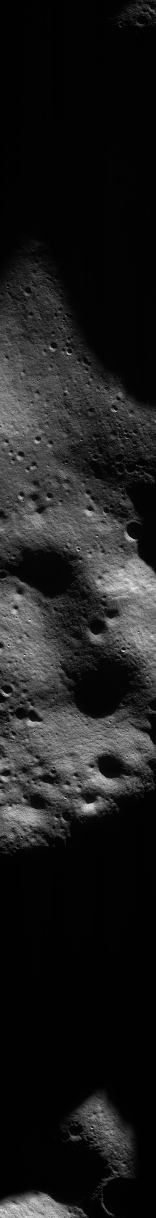
#> input picture SIH26_Lunar_Registration/data/mentor/ohrc/OHRXXD18CHO2359602NNNN24342131250969_V1_0_03_source_at_5m.tif, 624 x 4872 px (shown at 1/4 size)
$ python -i run_mentor_failure_diagnostic.py   (imports and definitions only)   (older library calls are emulated)
#> lines starting #> are read from the running program, lines starting #| are printed output that depends on the picture; after the words box and inside, x2 and y2 are one past the last pixel; in counts of white or black regions, pixels touching at a corner belong together
#> further down, picture is the input picture: shape (4872, 624); min 0, max 255, mean 29.4
"""
Mentor Failure Diagnostic - Comprehensive Analysis & Report Generator
Executes Tracks A -> B -> E -> C -> F -> D -> G strictly adhering to the hardened plan:
measurement -> observed evidence -> interpretation -> uncertainty/limitation.
"""

import os
import json
import csv
import math
import numpy as np
import cv2
from PIL import Image

OHRC_DIR = r"C:\Users\Dell\Downloads\SIH data\data_for_sih_2026\OHRC"
IIRS_DIR = r"C:\Users\Dell\Downloads\SIH data\data_for_sih_2026\IIRS"
OUT_DIR = r"c:\Users\Dell\Videos\SIH26_Lunar_Registration\research\multimodal\mentor_benchmark\diagnostics"
R_MOON = 1737400.0  # Lunar sphere radius in meters

# [1 line not run here, left out]

DATASETS = [
    {
        "id": "OHRC_PAIR_01",
        "instrument": "OHRC (Optical High Resolution Camera)",
        "category": "Primary Focus",
        "source_path": os.path.join(OHRC_DIR, "OHRXXD18CHO2359602NNNN24342131250969_V1_0_03_source_at_5m.tif"),
        "ref_path": os.path.join(OHRC_DIR, "OHRXXD18CHO2359602NNNN24342131250969_V1_0_03_reference_at_5m.tif"),
        "xml_path": os.path.join(OHRC_DIR, "OHRXXD18CHO2359602NNNN24342131250969_V1_0_03.xml"),
        "production_cand": 348,
        "production_inliers": 6,
        "production_ratio": 0.0172,
        "spatial_selection": "BYPASSED",
        "spatial_occupancy": "NOT EVALUATED",
        "resource_mode": "Memory-Safe Tiled LoFTR",
        "runtime_s": 58.86,
    },
    {
        "id": "OHRC_PAIR_02",
        "instrument": "OHRC (Optical High Resolution Camera)",
        "category": "Primary Focus",
        "source_path": os.path.join(OHRC_DIR, "OHRXXD18CHO2436502NNNN25039175231280_V2_1_01_source_at_5m.tif"),
        "ref_path": os.path.join(OHRC_DIR, "OHRXXD18CHO2436502NNNN25039175231280_V2_1_01_reference_at_5m.tif"),
        "xml_path": os.path.join(OHRC_DIR, "OHRXXD18CHO2436502NNNN25039175231280_V2_1_01.xml"),
        "production_cand": 221,
        "production_inliers": 5,
        "production_ratio": 0.0226,
        "spatial_selection": "BYPASSED",
        "spatial_occupancy": "NOT EVALUATED",
        "resource_mode": "Standard LoFTR (Downscaled Workspace)",
        "runtime_s": 30.17,
    },
    {
        "id": "OHRC_PAIR_03",
        "instrument": "OHRC (Optical High Resolution Camera)",
        "category": "Primary Focus",
        "source_path": os.path.join(OHRC_DIR, "OHRXXD18CHO2470502NNNN25067152549847_V2_1_02_source_at_5m.tif"),
        "ref_path": os.path.join(OHRC_DIR, "OHRXXD18CHO2470502NNNN25067152549847_V2_1_02_reference_at_5m.tif"),
        "xml_path": os.path.join(OHRC_DIR, "OHRXXD18CHO2470502NNNN25067152549847_V2_1_02.xml"),
        "production_cand": 161,
        "production_inliers": 5,
        "production_ratio": 0.0311,
        "spatial_selection": "BYPASSED",
        "spatial_occupancy": "NOT EVALUATED",
        "resource_mode": "Standard LoFTR (Downscaled Workspace)",
        "runtime_s": 24.12,
    },
    {
        "id": "OHRC_PAIR_04",
        "instrument": "OHRC (Optical High Resolution Camera)",
        "category": "Primary Focus",
        "source_path": os.path.join(OHRC_DIR, "OHRXXD18CHO2736702NNNN25285183733061_V1_0_00_source_at_5m.tif"),
        "ref_path": os.path.join(OHRC_DIR, "OHRXXD18CHO2736702NNNN25285183733061_V1_0_00_reference_at_5m.tif"),
        "xml_path": os.path.join(OHRC_DIR, "OHRXXD18CHO2736702NNNN25285183733061_V1_0_00.xml"),
        "production_cand": 98,
        "production_inliers": 5,
        "production_ratio": 0.0510,
        "spatial_selection": "BYPASSED",
        "spatial_occupancy": "NOT EVALUATED",
        "resource_mode": "Standard LoFTR (Downscaled Workspace)",
        "runtime_s": 30.08,
    },
    {
        "id": "IIRS_PAIR_A",
        "instrument": "IIRS (Imaging Infrared Spectrometer)",
        "category": "Secondary Diagnostic",
        "source_path": os.path.join(IIRS_DIR, "IIRXXD18CHO2686502NNNN25244140531312_V2_1_source.tif"),
        "ref_path": os.path.join(IIRS_DIR, "IIRXXD18CHO2686502NNNN25244140531312_V2_1_reference.tif"),
        "xml_path": os.path.join(IIRS_DIR, "IIRXXD18CHO2686502NNNN25244140531312_V2_1.xml"),
        "production_cand": 45,
        "production_inliers": 5,
        "production_ratio": 0.1111,
        "spatial_selection": "BYPASSED",
        "spatial_occupancy": "22.2%",
        "resource_mode": "Standard LoFTR (Downscaled Workspace)",
        "runtime_s": 7.65,
    },
    {
        "id": "IIRS_PAIR_B",
        "instrument": "IIRS (Imaging Infrared Spectrometer)",
        "category": "Secondary Diagnostic",
        "source_path": os.path.join(IIRS_DIR, "IIRXXD32CHO1519402NNNN23022110758606_V1_1_01_source.tif"),
        "ref_path": os.path.join(IIRS_DIR, "IIRXXD32CHO1519402NNNN23022110758606_V1_1_01_reference.tif"),
        "xml_path": os.path.join(IIRS_DIR, "IIRXXD32CHO1519402NNNN23022110758606_V1_1_01.xml"),
        "production_cand": 0,
        "production_inliers": 0,
        "production_ratio": 0.0000,
        "spatial_selection": "BYPASSED",
        "spatial_occupancy": "NOT EVALUATED",
        "resource_mode": "Standard LoFTR (Downscaled Workspace)",
        "runtime_s": 32.66,
    }
]

HISTORICAL_CONTROLS = {
    "PAIR_05": {
        "dataset_id": "Historical Pair 05",
        "instrument": "OHRC (North Polar)",
        "status": "VALIDATED PROTOTYPE (Sub-pixel Demonstrated)",
        "candidates": 3712,
        "initial_inliers": 1420,
        "inlier_ratio": 0.3825,
        "spatial_selection": "PASSED (54 points)",
        "spatial_occupancy": "100.0% (9/9 cells)",
        "reprojection_rmse_px": 0.4412,
        "held_out_rmse_px": 0.4623,
        "illumination_delta_theta": "Identical flight pass (< 1.5 deg)",
        "aspect_ratio_divergence": 1.05,
        "dominant_shadow_pct": 14.2,
        "entropy_bits": 7.18
    },
    "PAIR_02": {
        "dataset_id": "Historical Pair 02",
        "instrument": "Multimodal / Extreme Illumination",
        "status": "SAFE REJECTION (Below Quality Gate)",
        "candidates": 444,
        "initial_inliers": 12,
        "inlier_ratio": 0.0270,
        "spatial_selection": "BYPASSED",
        "spatial_occupancy": "NOT EVALUATED",
        "reprojection_rmse_px": "N/A",
        "held_out_rmse_px": "N/A",
        "illumination_delta_theta": "Extreme shadow divergence (> 110 deg)",
        "aspect_ratio_divergence": 1.20,
        "dominant_shadow_pct": 52.8,
        "entropy_bits": 4.95
    }
}

def lonlat_to_polar_stereo(lon_deg, lat_deg, lon_0_deg=0.0):
    lon = np.radians(lon_deg)
    lat = np.radians(lat_deg)
    lon_0 = np.radians(lon_0_deg)
    t = np.tan(np.pi / 4.0 + lat / 2.0)
    rho = 2.0 * R_MOON * t
    x = rho * np.sin(lon - lon_0)
    y = rho * np.cos(lon - lon_0)
    return float(x), float(y)

def compute_matching_scale(image_shape, max_dim=1600, max_budget=1800000):
    h, w = image_shape[:2]
    scale_dim = float(max_dim) / float(max(h, w))
    scale_budget = (float(max_budget) / float(h * w)) ** 0.5
    scale = min(1.0, scale_dim, scale_budget)
    w_match = max(1, int(round(w * scale)))
    h_match = max(1, int(round(h * scale)))
    return float(scale), int(w_match), int(h_match)

def estimate_shadow_direction_proxy(arr):
    h, w = arr.shape
#> h = 4872; w = 624
    scale = 800.0 / max(h, w)
#> scale = 0.164
    small = cv2.resize(arr, (int(w * scale), int(h * scale)), interpolation=cv2.INTER_AREA)
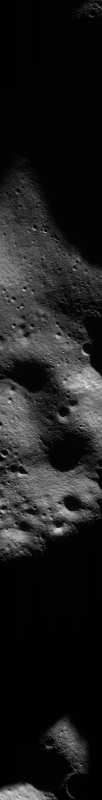
#> small: shape (800, 102); min 0, max 235, mean 29.4
    sobelx = cv2.Sobel(small.astype(np.float32), cv2.CV_32F, 1, 0, ksize=5)
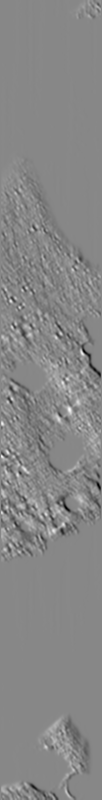
#> sobelx: shape (800, 102) float32; min -4952, max 4357, mean -25.6; drawn with min black and max white
    sobely = cv2.Sobel(small.astype(np.float32), cv2.CV_32F, 0, 1, ksize=5)
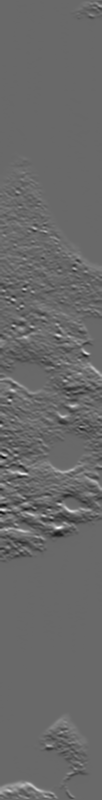
#> sobely: shape (800, 102) float32; min -6012, max 8568, mean 12.6; drawn with min black and max white
    mag = np.sqrt(sobelx**2 + sobely**2)
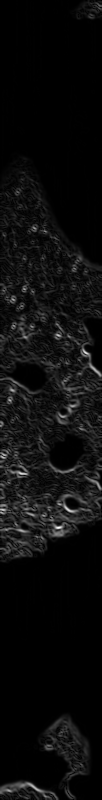
#> mag: shape (800, 102) float32; min 0, max 8614.1, mean 435.4; drawn with min black and max white
    angles = np.degrees(np.arctan2(sobely, sobelx)) % 360.0
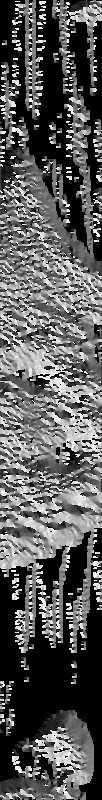
#> angles: shape (800, 102) float32; min 0, max 359.9, mean 128.2; drawn with min black and max white
    thresh = np.percentile(mag, 85)
#> thresh = 1026.8
    mask = mag > thresh
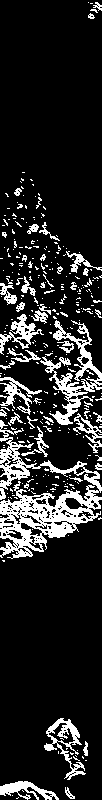
#> mask: shape (800, 102) bool; 15% white; 332 white regions (287 under 20 px), largest, box (x1, y1, x2, y2) and area: (0, 420, 102, 559) 4671, (40, 320, 102, 425) 1768, (44, 718, 86, 780) 732
    if np.sum(mask) == 0:
        return 0.0, 0.0
    hist, bin_edges = np.histogram(angles[mask], bins=36, range=(0, 360), weights=mag[mask])
#> hist = 36 values, max 1568100.6 at index 11, min 153949 at index 1, mean 618595.1; bin_edges = 37 values from 0 to 360
    dom_bin = np.argmax(hist)
#> dom_bin = 11
    dom_angle = (bin_edges[dom_bin] + bin_edges[dom_bin+1]) / 2.0
#> dom_angle = 115
    conf = hist[dom_bin] / np.sum(hist)
#> conf = 0.0704
    return float(dom_angle), float(conf)

# [1 line not run here, left out]

records = []

# [295 lines not run here, left out]

# Save JSON
json_path = os.path.join(OUT_DIR, "diagnostic_results.json")
# [2 lines not run here, left out]

# Save CSV
csv_path = os.path.join(OUT_DIR, "diagnostic_results.csv")
# [33 lines not run here, left out]

>>> import cv2
>>> picture = cv2.imread('../../../../data/mentor/ohrc/OHRXXD18CHO2359602NNNN24342131250969_V1_0_03_source_at_5m.tif', cv2.IMREAD_GRAYSCALE)
>>> result = estimate_shadow_direction_proxy(picture)
#> result = (115, 0.0704)

$ run again, on SIH26_Lunar_Registration/data/cross_sensor/ref.jpeg
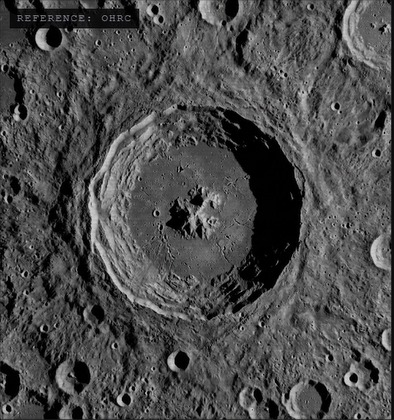
#> input picture SIH26_Lunar_Registration/data/cross_sensor/ref.jpeg, 394 x 420 px
#> in estimate_shadow_direction_proxy, `angles = np.degrees(np.arctan2(sobely, sobelx)) % 360.0`:
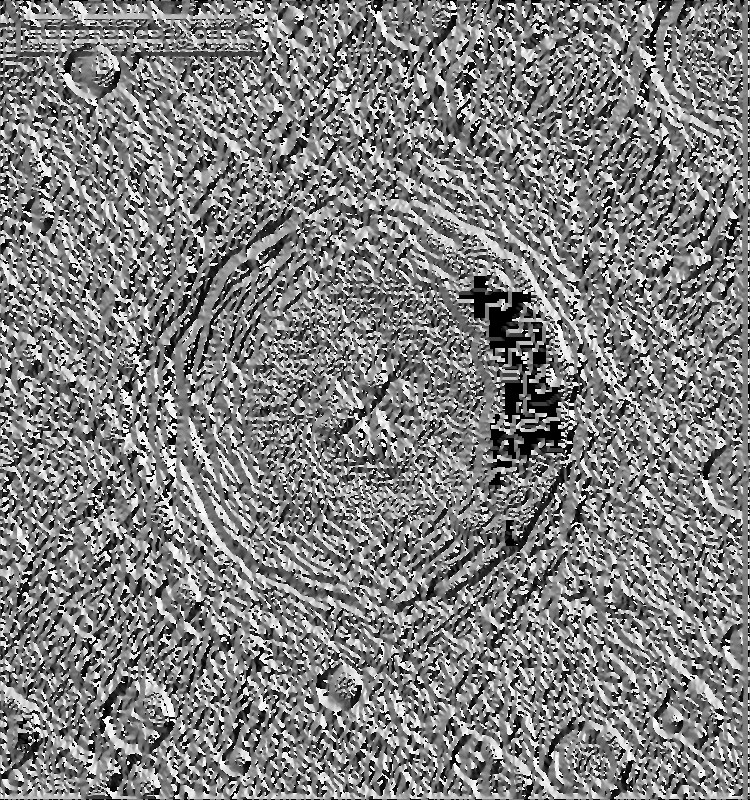
#> angles: shape (800, 750) float32; min 0, max 360, mean 180.2; drawn with min black and max white
#> thresh = 1985.8
#> in estimate_shadow_direction_proxy, `mask = mag > thresh`:
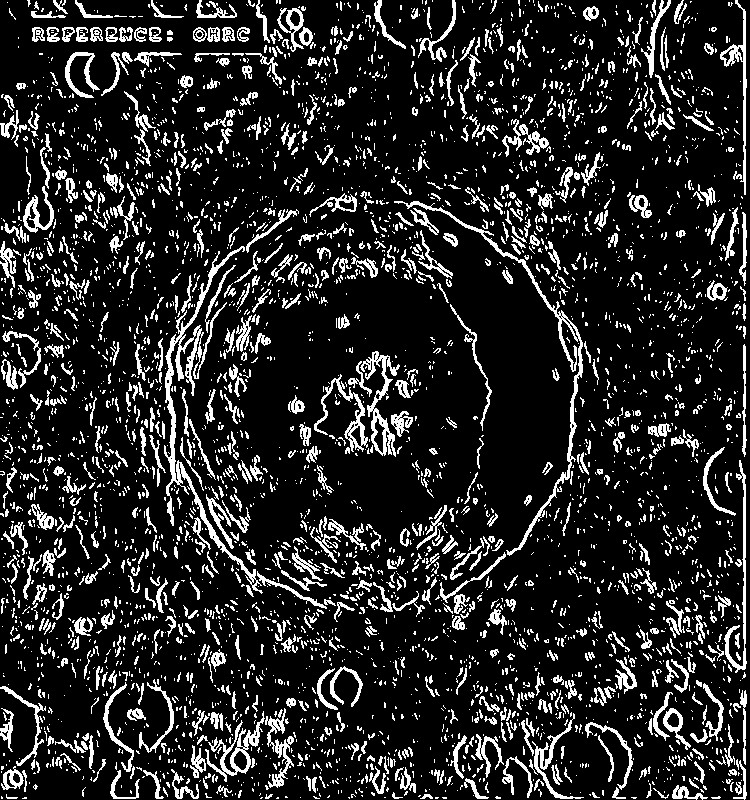
#> mask: shape (800, 750) bool; 15% white in thin lines or dots
#> hist = 36 values, max 17272814 at index 35, min 1497398.1 at index 7, mean 7165048; bin_edges = 37 values from 0 to 360
#> dom_bin = 35
#> dom_angle = 355
#> conf = 0.067
#> result = (355, 0.067)

$ run again, on SIH26_Lunar_Registration/data/cross_sensor/souse.jpeg
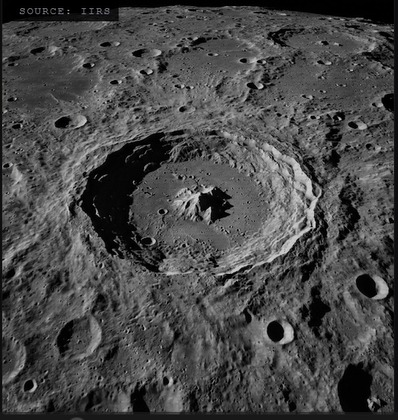
#> input picture SIH26_Lunar_Registration/data/cross_sensor/souse.jpeg, 398 x 420 px
#> in estimate_shadow_direction_proxy, `angles = np.degrees(np.arctan2(sobely, sobelx)) % 360.0`:
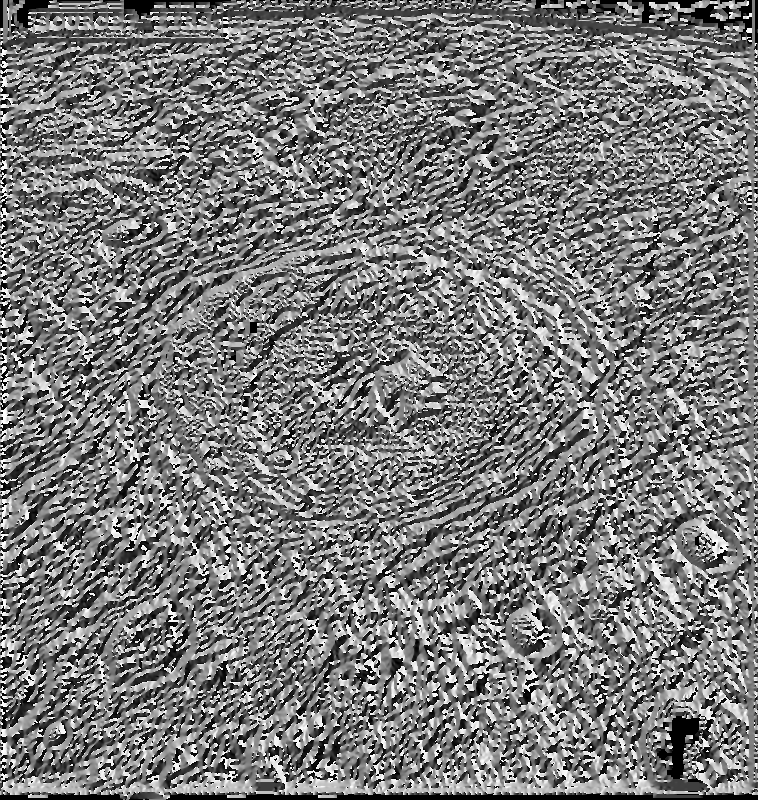
#> angles: shape (800, 758) float32; min 0, max 360, mean 172.6; drawn with min black and max white
#> thresh = 1775.9
#> in estimate_shadow_direction_proxy, `mask = mag > thresh`:
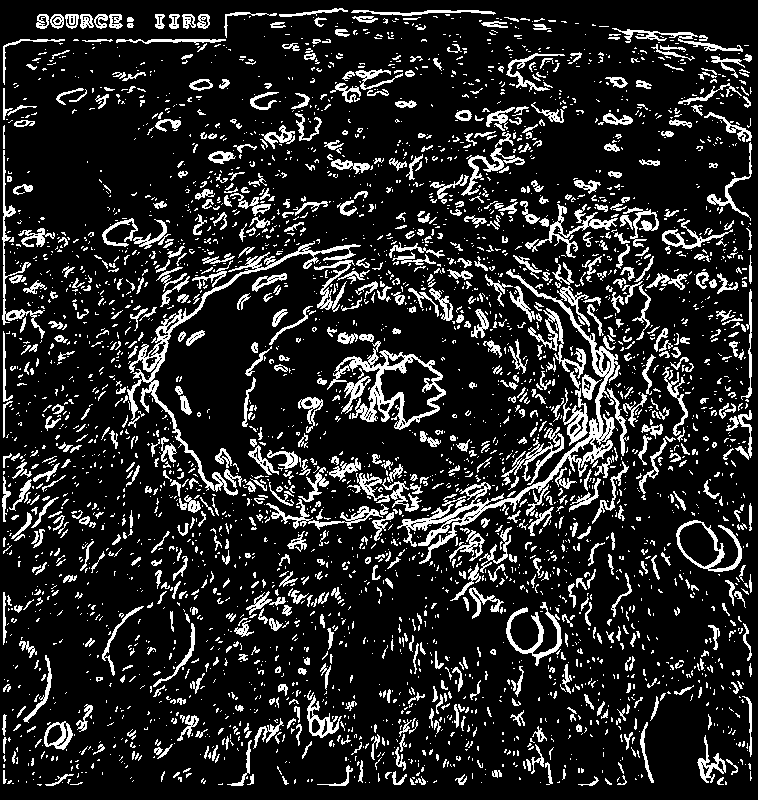
#> mask: shape (800, 758) bool; 15% white in thin lines or dots
#> hist = 36 values, max 10112751 at index 18, min 3301354 at index 29, mean 6551856.5; bin_edges = 37 values from 0 to 360
#> dom_bin = 18
#> dom_angle = 185
#> conf = 0.0429
#> result = (185, 0.0429)
